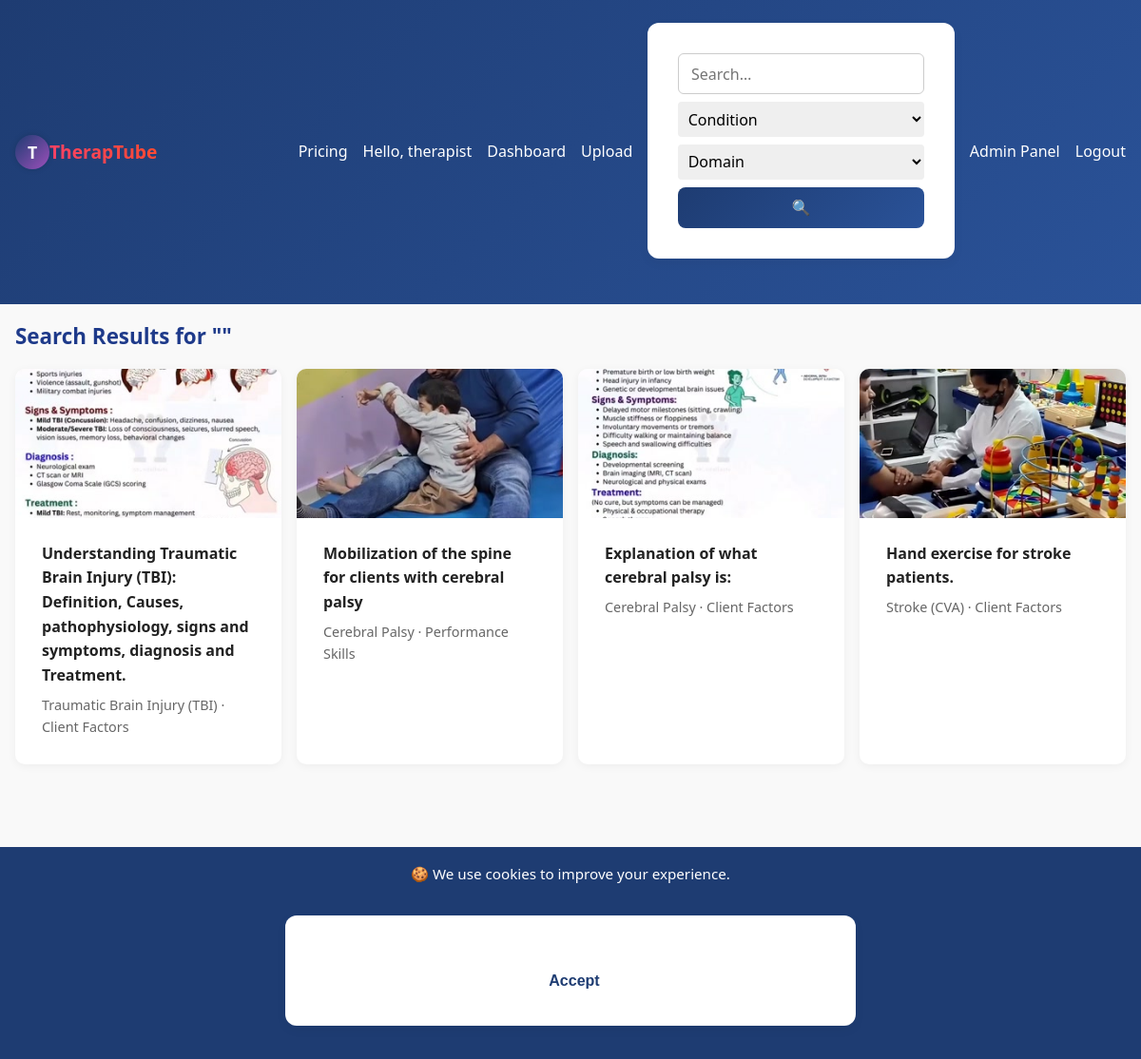
Page /search (signed in) on the committed database.
### app.py (models this page shows, shortened)
class User(db.Model, UserMixin):
    id = db.Column(db.Integer, primary_key=True)
    username = db.Column(db.String(80), unique=True, nullable=False)
    email    = db.Column(db.String(120), unique=True)
    invite_code_used = db.Column(db.String(36))
    password_hash = db.Column(db.String(128), nullable=False)
    role = db.Column(db.String(32), nullable=False)

class Media(db.Model):
    id = db.Column(db.Integer, primary_key=True)
    filename = db.Column(db.String(200), nullable=False)
    thumbnail = db.Column(db.String(200))
    title = db.Column(db.String(120), nullable=False)
    description = db.Column(db.Text, nullable=True)
    category = db.Column(db.String(80), nullable=True)
    otpf_domain = db.Column(db.String(50))
    for_name = db.Column(db.String(50))
    target_condition = db.Column(db.String(50))
    uploader_id = db.Column(db.Integer, db.ForeignKey('user.id'))
    view_count = db.Column(db.Integer, default=0)
    uploader = db.relationship('User', backref='media')
    upload_time = db.Column(db.DateTime, default=datetime.utcnow)

### app.py (the view)
@app.route('/search')
@login_required # Ensure user is logged in
@subscription_required # Ensure user has an active subscription (if client)
def search():
    current_utc_year = datetime.now(timezone.utc).year
    q = request.args.get('q', '')
    condition = request.args.get('condition', '')
    otpf_domain = request.args.get('otpf_domain', '')
    query = Media.query
    if q:
        query = query.filter(
            (Media.title.ilike(f'%{q}%')) |
            (Media.description.ilike(f'%{q}%')) |
            (Media.category.ilike(f'%{q}%'))
        )
    if condition:
        query = query.filter_by(target_condition=condition)
    if otpf_domain:
        query = query.filter_by(otpf_domain=otpf_domain)
    results = query.all()
    return render_template('search.html', media=results, query=q, taxonomy=TAXONOMY, current_year=current_utc_year)

### app.py (called while the page is built)
@app.context_processor
def inject_global_data():
    has_sub = False
    if current_user.is_authenticated:
        has_sub = has_active_subscription(current_user)
    return {
        'app_version': APP_VERSION,  # Assuming APP_VERSION is defined globally or from config
        'utc_now': datetime.now(timezone.utc),
        'has_active_subscription': has_active_subscription, # Make the function itself available
        'current_user': current_user, # Flask-Login usually injects this, but explicit is fine
        'user_has_active_subscription': has_sub # A boolean flag for simpler checks in templates
    }

@login_manager.user_loader
def load_user(user_id):
    return User.query.get(int(user_id))

def has_active_subscription(user):
    if not user.is_authenticated or user.role != 'client':
        return False
    latest = Subscription.query.filter_by(user_id=user.id).order_by(Subscription.timestamp.desc()).first()
    if not latest:
        return False
    return latest.expires_at >= datetime.utcnow()

def subscription_required(f):
    @wraps(f)
    def wrapper(*args, **kwargs):
        if current_user.is_authenticated and current_user.role == 'therapist':
            return f(*args, **kwargs) # Therapists can proceed
        if not has_active_subscription(current_user):
            flash("You must subscribe to access this page.", "warning")
            return redirect(url_for("pricing"))
        return f(*args, **kwargs)
    return wrapper

### templates/search.html (shortened to what this page needs)
{% extends 'base.html' %}
{% block content %}
<h2>Search Results for "{{ query }}"</h2>
<div class="media-grid">
    {% for item in media %}
        {% if current_user.is_authenticated and (current_user.role == 'therapist' or has_active_subscription(current_user)) %}
            <div class="card">
                <a href="{{ url_for('watch', media_id=item.id) }}">
                    <img src="{{ url_for('static', filename='uploads/thumbs/' + item.thumbnail) }}" alt="{{ item.title }}">
                    <div class="card-content">
                        <p class="card-title">{{ item.title }}</p>
                        <small class="card-meta">{{ item.target_condition }} · {{ item.otpf_domain }}</small>
                    </div>
                </a>
            </div>
        {% endif %}
    {% else %}
        <p>No matches.</p>
    {% endfor %}
</div>
{% endblock %}

### templates/base.html (shortened to what this page needs)
<!doctype html>
<html lang="en">
<head>
    <link rel="stylesheet" href="{{ url_for('static', filename='style.css') }}">
    <link rel="stylesheet" href="https://cdnjs.cloudflare.com/ajax/libs/font-awesome/6.5.0/css/all.min.css">
</head>
<body>
    <nav class="navbar">
        <div class="nav-brand">
            {% if current_user.is_authenticated %}
                {% if current_user.role == 'client' %}
                    <a href="{{ url_for('client_dashboard') }}">
                        <div class="logo-circle animate-spin">
                            <span class="logo-text">T</span>
                        </div>
                        <span class="brand-text">TherapTube</span>
                    </a>
                {% elif current_user.role == 'therapist' %}
                    <a href="{{ url_for('therapist_dashboard') }}">
                        <div class="logo-circle animate-spin">
                            <span class="logo-text">T</span>
                        </div>
                        <span class="brand-text">TherapTube</span>
                    </a>
                {% endif %}
            {% endif %}
        </div>
        <div class="nav-links">
            <a href="{{ url_for('pricing') }}">Pricing</a>
            {% if current_user.is_authenticated %}
                <span class="user-greet">Hello, {{ current_user.username }}
                </span>
                {% if current_user.role == 'client' %}
                    <a href="{{ url_for('client_dashboard') }}">Dashboard</a>
                    {% if has_active_subscription(current_user) %}
                        <a href="{{ url_for('progress') }}">My Progress</a>
                        <a href="{{ url_for('recent') }}">Recently Watched</a>
                        <form action="{{ url_for('search') }}" method="get" class="search-form">
                            <input type="text" name="q" placeholder="Search…" value="{{ request.args.get('q','') }}">
                            <select name="condition" aria-label="Select a condition">
                                <option value="">Condition</option>
                                {% for c in taxonomy.conditions %}
                                    <option value="{{ c }}" {% if request.args.get('condition')==c %}selected{% endif %}>{{ c }}</option>
                                {% endfor %}
                            </select>
                            <select name="otpf_domain" aria-label="Select an OTPF domain">
                                <option value="">Domain</option>
                                {% for d in taxonomy.otpf_domains %}
                                    <option value="{{ d }}" {% if request.args.get('otpf_domain')==d %}selected{% endif %}>{{ d }}</option>
                                {% endfor %}
                            </select>
                            <button type="submit" class="search-btn">🔍</button>
                        </form>
                    {% endif %}
                {% elif current_user.role == 'therapist' %}
                    <a href="{{ url_for('therapist_dashboard') }}">Dashboard</a>
                    <a href="{{ url_for('upload') }}">Upload</a>
                    <form action="{{ url_for('search') }}" method="get" class="search-form">
                        <input type="text" name="q" placeholder="Search…" value="{{ request.args.get('q','') }}">
                        <select name="condition" aria-label="Select a condition">
                            <option value="">Condition</option>
                        </select>
                        <select name="otpf_domain" aria-label="Select an OTPF domain">
                            <option value="">Domain</option>
                        </select>
                        <button type="submit" class="search-btn">🔍</button>
                    </form>
                    <a href="{{ url_for('admin_dashboard') }}">Admin Panel</a>
                {% endif %}
                <a href="{{ url_for('logout') }}">Logout</a>
            {% else %}
                <a href="{{ url_for('login') }}">Login</a>
                <a href="{{ url_for('register') }}">Register</a>
            {% endif %}
        </div>
    </nav>
    <div class="container">
        {% block content %}{% endblock %}
    </div>
    <footer class="footer sticky-footer">
        <div class="footer-top">
            <span>&copy; {{ current_year }} TherapTube</span>
            <span>Version {{ app_version }}</span>
            <span>Designed by Atom De Legend</span>
            <span>
                <a href="mailto:info@example.com">Contact</a> |
                <a href="{{ url_for('privacy') }}">Privacy</a> |
                <a href="{{ url_for('terms') }}">Terms</a> |
                <a href="{{ url_for('cookies') }}">Cookies</a> |
                <a href="{{ url_for('about') }}">About</a>
            </span>
        </div>
    </footer>
    {% if not request.cookies.get('cookies_accepted') %}
        <div id="cookie-banner" class="cookie-banner">
            🍪 We use cookies to improve your experience.
            <form method="post" action="{{ url_for('accept_cookies') }}" class="cookie-inline-form">
                <button type="submit">Accept</button>
            </form>
        </div>
    {% endif %}
</body>

### rows in the picture
User: username "therapist"
Media: thumbnail (picture), title "Understanding Traumatic Brain Injury (TBI): Definition, Causes, pathophysiology, signs and symptoms, diagnosis and Treatment.", target_condition "Traumatic Brain Injury (TBI)", otpf_domain "Client Factors"
Media: thumbnail (picture), title "Mobilization of the spine for clients with cerebral palsy", target_condition "Cerebral Palsy", otpf_domain "Performance Skills"
Media: thumbnail (picture), title "Explanation of what cerebral palsy is:", target_condition "Cerebral Palsy", otpf_domain "Client Factors"
Media: thumbnail (picture), title "Hand exercise for stroke patients.", target_condition "Stroke (CVA)", otpf_domain "Client Factors"
